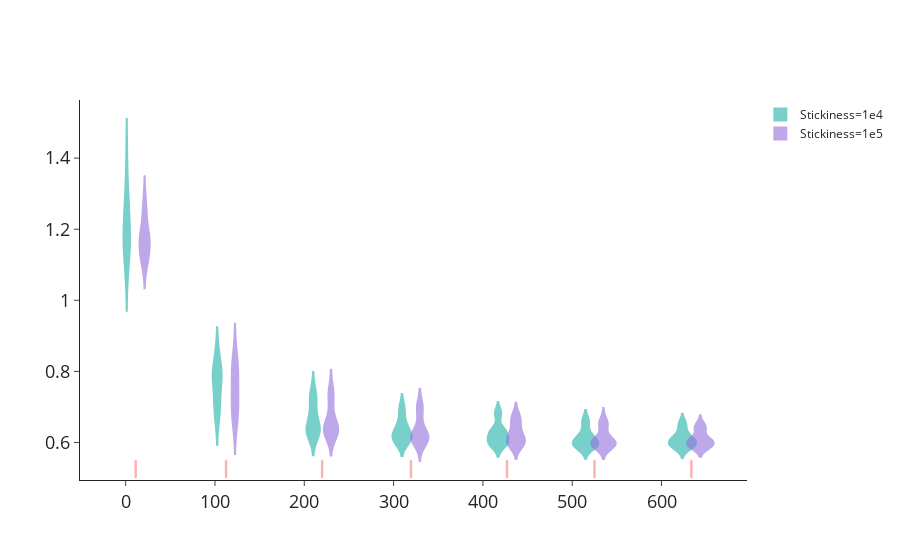

This figure's notebook cell:
### Code cell
# fig = px.violin(bi_df_long[bi_df_long.variable != 'bi'], x="epoch", y="value", color="tag",
#                 title="Segmentation Agreement with Human Subjects")
fig = go.Figure()
tag_names = ['Stickiness=1e4', 'Stickiness=1e5']
shifts = [-10, 10, 0]

# update_tags_3m15 + update_tags_305 + update_tags_304 + update_tags_3m14 + \
#                 update_tags_306 + update_tags_307 + update_tags_316 + update_tags_317 + \
#                 update_tags_3m26 + update_tags_3m24 + update_tags_3m16 + update_tags_3m17 + \
#                 update_tags_205 + update_tags_2m15 + update_tags_4m15 + update_tags_4m24 + \
for i, tags in enumerate([update_tags_3m15 + update_tags_4m15 + update_tags_3m24,
                          update_tags_4m24 + update_tags_3m24 + update_tags_3m14]):
    df = n_rnns[(n_rnns.tag.isin(tags)) & (n_rnns.epoch.isin(range(1, 62, 10)))]
    fig.add_trace(
        go.Violin(x=df.training_time+shifts[i], y=df[f'mean_pe'], name=f"{tag_names[i]}", points=False,
                  fillcolor=colors[i], line_color=colors[i], opacity=0.6,
                  width=30, scalemode='width')
    )
    

fig.update_layout(layout)
fig.update_xaxes(x_axis)
fig.update_yaxes(y_axis)
fig.update_layout(#title=dict(text="Purity of SEM Action Categorization"),
                 showlegend=True)
# fig.update_xaxes(title_text="Amount of Training (minutes)")
# fig.update_yaxes(title_text=f"Prediction Error")
# fig.add_annotation(dict(font=dict(color='black',size=17),
#                                         x=.3,
#                                         y=.9,
#                                         showarrow=False,
#                                         text="Each violin groups over<br>Concentration=[1e-1, 1e0]<br>LR=[1e-2, 1e-3, 1e-4]",
#                                         textangle=0,
#                                         xanchor='left',
#                                         xref="paper",
#                                         yref="paper"))
fig.update_layout(shapes=[{'type': 'line','y0':0.5,'y1': 0.55,'x0': t, 
                           'x1': t,
                           'xref':'x1','yref':'y1',
                           'line': {'color': 'red','width': 2.5}} 
                          for t in df.training_time.unique()],
                 width=800)
fig.show()

### Figure 1 — Plotly figure (JSON) as saved in the notebook; plotly's stock layout.template omitted (floating-point values rounded to 4 significant figures)
{"data": [{"fillcolor": "lightseagreen", "line": {"color": "lightseagreen"}, "name": "Stickiness=1e4", "opacity": 0.6, "points": false, "scalemode": "width", "type": "violin", "width": 30, "x": [1.209, 1.209, 1.209, 1.209, 1.209, 1.209, 1.209, 1.209, 1.209, 1.209, 1.209, 1.209, 1.209, 1.209, 1.209, 1.209, 1.209, 102.4, 102.4, 102.4, 102.4, 102.4, 102.4, 102.4, 102.4, 102.4, 102.4, 102.4, 102.4, 102.4, 102.4, 102.4, 102.4, 210.0, 210.0, 210.0, 210.0, 210.0, 210.0, 210.0, 210.0, 210.0, 210.0, 210.0, 210.0, 210.0, 210.0, 210.0, 309.4, 309.4, 309.4, 309.4, 309.4, 309.4, 309.4, 309.4, 309.4, 309.4, 309.4, 309.4, 309.4, 417.0, 417.0, 417.0, 417.0, 417.0, 417.0, 417.0, 417.0, 417.0, 417.0, 417.0, 417.0, 417.0, 514.9, 514.9, 514.9, 514.9, 514.9, 514.9, 514.9, 514.9, 514.9, 514.9, 514.9, 514.9, 514.9, 623.3, 623.3, 623.3, 623.3, 623.3, 623.3, 623.3, 623.3, 623.3, 623.3, 623.3, 623.3, 623.3], "y": [1.255, 1.139, 1.129, 1.092, 1.168, 1.183, 1.267, 1.071, 1.319, 1.148, 1.177, 1.299, 1.238, 1.41, 1.223, 1.206, 1.156, 0.7912, 0.6725, 0.7952, 0.6647, 0.7357, 0.7848, 0.7294, 0.6987, 0.6959, 0.8139, 0.7471, 0.8525, 0.7985, 0.7951, 0.7779, 0.8493, 0.6182, 0.6329, 0.6347, 0.6297, 0.6285, 0.6826, 0.6319, 0.6482, 0.6716, 0.6618, 0.6248, 0.7211, 0.7442, 0.7248, 0.7277, 0.616, 0.601, 0.637, 0.6138, 0.6191, 0.6259, 0.6229, 0.6012, 0.6499, 0.6597, 0.601, 0.697, 0.6948, 0.6042, 0.5902, 0.6273, 0.607, 0.5914, 0.6411, 0.626, 0.5959, 0.6241, 0.63, 0.6021, 0.6837, 0.6811, 0.6003, 0.5918, 0.6003, 0.6029, 0.5856, 0.6054, 0.6051, 0.5848, 0.622, 0.6298, 0.5907, 0.661, 0.6598, 0.6008, 0.5923, 0.6034, 0.6063, 0.5879, 0.6048, 0.6039, 0.5884, 0.624, 0.6223, 0.5839, 0.6526, 0.6507]}, {"fillcolor": "mediumpurple", "line": {"color": "mediumpurple"}, "name": "Stickiness=1e5", "opacity": 0.6, "points": false, "scalemode": "width", "type": "violin", "width": 30, "x": [21.21, 21.21, 21.21, 21.21, 21.21, 21.21, 21.21, 21.21, 21.21, 21.21, 21.21, 21.21, 21.21, 21.21, 21.21, 21.21, 21.21, 122.4, 122.4, 122.4, 122.4, 122.4, 122.4, 122.4, 122.4, 122.4, 122.4, 122.4, 122.4, 122.4, 122.4, 122.4, 122.4, 230.0, 230.0, 230.0, 230.0, 230.0, 230.0, 230.0, 230.0, 230.0, 230.0, 230.0, 230.0, 230.0, 230.0, 230.0, 230.0, 329.4, 329.4, 329.4, 329.4, 329.4, 329.4, 329.4, 329.4, 329.4, 329.4, 329.4, 329.4, 329.4, 329.4, 329.4, 329.4, 437.0, 437.0, 437.0, 437.0, 437.0, 437.0, 437.0, 437.0, 437.0, 437.0, 437.0, 437.0, 437.0, 437.0, 437.0, 437.0, 534.9, 534.9, 534.9, 534.9, 534.9, 534.9, 534.9, 534.9, 534.9, 534.9, 534.9, 534.9, 534.9, 534.9, 534.9, 534.9, 643.3, 643.3, 643.3, 643.3, 643.3, 643.3, 643.3, 643.3, 643.3, 643.3, 643.3, 643.3, 643.3, 643.3, 643.3], "y": [1.255, 1.139, 1.129, 1.092, 1.168, 1.183, 1.118, 1.147, 1.17, 1.104, 1.188, 1.171, 1.291, 1.24, 1.136, 1.221, 1.191, 0.7912, 0.6725, 0.7952, 0.6647, 0.7357, 0.7848, 0.7339, 0.6467, 0.6973, 0.678, 0.7308, 0.7218, 0.8101, 0.8391, 0.805, 0.8543, 0.6182, 0.6329, 0.6347, 0.6297, 0.6285, 0.6826, 0.6496, 0.6311, 0.6481, 0.6283, 0.6413, 0.6452, 0.74, 0.7497, 0.7132, 0.7313, 0.616, 0.601, 0.637, 0.6138, 0.6191, 0.6259, 0.6388, 0.592, 0.6117, 0.6143, 0.6074, 0.604, 0.6782, 0.7073, 0.69, 0.7068, 0.6042, 0.5902, 0.6273, 0.607, 0.5914, 0.6411, 0.6364, 0.5984, 0.6154, 0.6087, 0.5955, 0.6032, 0.6623, 0.6749, 0.6724, 0.6661, 0.6003, 0.5918, 0.6003, 0.6029, 0.5856, 0.6054, 0.6177, 0.5905, 0.5974, 0.6037, 0.594, 0.588, 0.6456, 0.6541, 0.6486, 0.6649, 0.6008, 0.5923, 0.6034, 0.6063, 0.5879, 0.6048, 0.6414, 0.5894, 0.5867, 0.6089, 0.6054, 0.5881, 0.6335, 0.6441, 0.6497]}], "layout": {"autosize": true, "margin": {"autoexpand": true}, "shapes": [{"line": {"color": "red", "width": 2.5}, "type": "line", "x0": 11.21, "x1": 11.21, "xref": "x", "y0": 0.5, "y1": 0.55, "yref": "y"}, {"line": {"color": "red", "width": 2.5}, "type": "line", "x0": 112.4, "x1": 112.4, "xref": "x", "y0": 0.5, "y1": 0.55, "yref": "y"}, {"line": {"color": "red", "width": 2.5}, "type": "line", "x0": 220.0, "x1": 220.0, "xref": "x", "y0": 0.5, "y1": 0.55, "yref": "y"}, {"line": {"color": "red", "width": 2.5}, "type": "line", "x0": 319.4, "x1": 319.4, "xref": "x", "y0": 0.5, "y1": 0.55, "yref": "y"}, {"line": {"color": "red", "width": 2.5}, "type": "line", "x0": 427.0, "x1": 427.0, "xref": "x", "y0": 0.5, "y1": 0.55, "yref": "y"}, {"line": {"color": "red", "width": 2.5}, "type": "line", "x0": 524.9, "x1": 524.9, "xref": "x", "y0": 0.5, "y1": 0.55, "yref": "y"}, {"line": {"color": "red", "width": 2.5}, "type": "line", "x0": 633.3, "x1": 633.3, "xref": "x", "y0": 0.5, "y1": 0.55, "yref": "y"}], "showlegend": true, "title": {"font": {"size": 22}, "x": 0.5}, "xaxis": {"autorange": true, "range": [-51.13, 695.7], "tickfont": {"size": 18}, "title": {"font": {"size": 20}}, "type": "linear"}, "yaxis": {"autorange": true, "range": [0.4926, 1.564], "tickfont": {"size": 18}, "title": {"font": {"size": 20}}, "type": "linear"}}}
